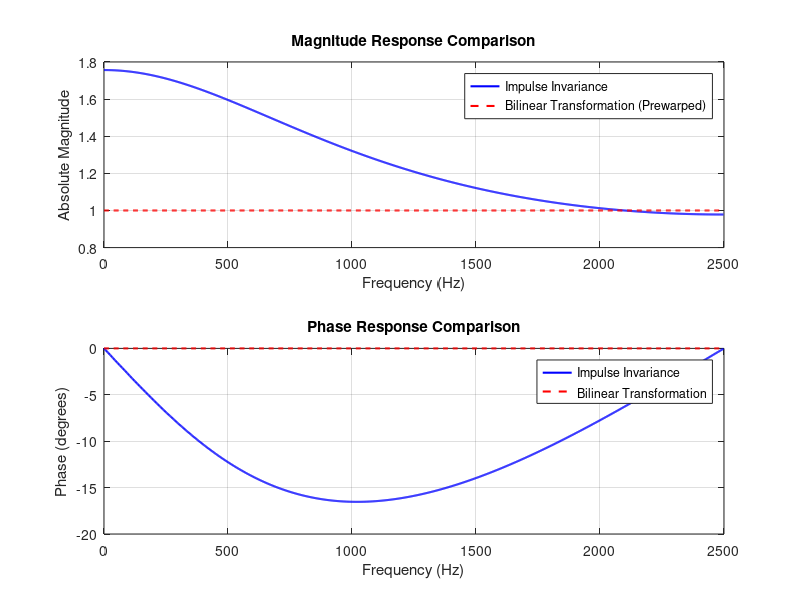

The MATLAB script that drew this image:
clear; clc; close all;

Fs = 5000;
T = 1/Fs;
fc = 1000;
Omega_c = 2 * pi * fc;

% Analog Filter Prototype: H(s) = Omega_c / (s + Omega_c)
b_a = [Omega_c];
a_a = [1, Omega_c];

% 1. Impulse Invariance Method
[b_imp, a_imp] = impinvar(b_a, a_a, Fs);

% 2. Bilinear Transformation Method (with Prewarping)
Omega_p = (2/T) * tan(Omega_c * T / 2); % Prewarped frequency
b_a_pre = [Omega_p];
a_a_pre = [1, Omega_p];
[b_blt, a_blt] = bilinear(b_a_pre, a_a_pre, Fs);

% ==========================================
% DISPLAY NUMERICAL OUTPUTS IN COMMAND WINDOW
% ==========================================
fprintf('=== EXPERIMENT 3: IMPULSE INVARIANCE vs BILINEARTRANSFORMATION ===\n\n');

fprintf('Analog Cutoff Frequency (Omega_c): %.2f rad/s\n', Omega_c);
fprintf('Prewarped Analog Frequency (Omega_p): %.2f rad/s\n\n', Omega_p);

fprintf('--- IMPULSE INVARIANCE COEFFICIENTS ---\n');
fprintf('Digital Numerator (b_imp):\n');
disp(b_imp);
fprintf('Digital Denominator (a_imp):\n');
disp(a_imp);

fprintf('--- BILINEAR TRANSFORMATION COEFFICIENTS ---\n');
fprintf('Digital Numerator (b_blt):\n');
disp(b_blt);
fprintf('Digital Denominator (a_blt):\n');
disp(a_blt);

% Frequency Responses
[H_imp, f] = freqz(b_imp, a_imp, 1024, Fs);
[H_blt, ~] = freqz(b_blt, a_blt, 1024, Fs);

% Plotting
figure('Name', 'Impulse Invariance vs Bilinear Transformation');
subplot(2,1,1);
plot(f, abs(H_imp), 'b', 'LineWidth', 1.5); hold on;

plot(f, abs(H_blt), 'r--', 'LineWidth', 1.5); grid on;
legend('Impulse Invariance', 'Bilinear Transformation (Prewarped)');
title('Magnitude Response Comparison');
xlabel('Frequency (Hz)'); ylabel('Absolute Magnitude');

subplot(2,1,2);
plot(f, angle(H_imp)*180/pi, 'b', 'LineWidth', 1.5); hold on;
plot(f, angle(H_blt)*180/pi, 'r--', 'LineWidth', 1.5); grid on;
legend('Impulse Invariance', 'Bilinear Transformation');
title('Phase Response Comparison');
xlabel('Frequency (Hz)'); ylabel('Phase (degrees)');
